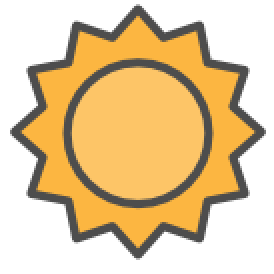
#> input picture img/sunny.png, 137 x 137 px (shown 2 times larger)
$ python weather.py
#> lines starting #> are read from the running program, lines starting #| are printed output that depends on the picture
from bs4 import BeautifulSoup
# pprint 는 딕셔너리의 데이터가 긴 경우에 좀 더 보기 편하게 도와준다.

# img 열기
from PIL import Image
sunnyImg = Image.open('img/sunny.png')
#> sunnyImg is the input picture: PIL image 137x137 RGBA; mean R, G, B, A 114, 88.5, 45.9, 140.9
cloudImg = Image.open('img/cloud.png')
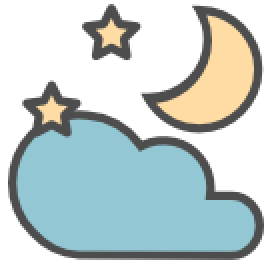
#> input picture img/cloud.png, 137 x 137 px (shown 2 times larger)
#> cloudImg is the input picture: PIL image 137x137 RGBA; mean R, G, B, A 76.6, 89.8, 89, 134.2
rainImg = Image.open('img/rain.png')
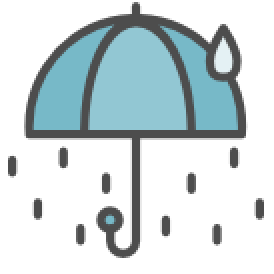
#> input picture img/rain.png, 137 x 137 px (shown 2 times larger)
#> rainImg is the input picture: PIL image 137x137 RGBA; mean R, G, B, A 41.4, 53.3, 56, 90.2
cloudRainImg = Image.open('img/cloudRain.png')
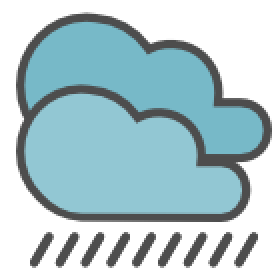
#> input picture img/cloudRain.png, 137 x 137 px (shown 2 times larger)
#> cloudRainImg is the input picture: PIL image 137x137 RGBA; mean R, G, B, A 72.5, 98, 103.8, 151.6
cloudSunnyImg = Image.open('img/cloudSunny.png')
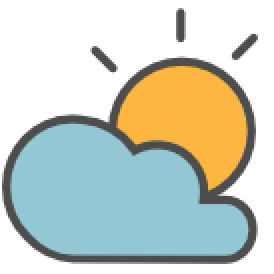
#> input picture img/cloudSunny.png, 137 x 137 px (shown 2 times larger)
#> cloudSunnyImg is the input picture: PIL image 137x137 RGBA; mean R, G, B, A 86.7, 93.6, 82.1, 139.3
snowImg = Image.open('img/snow.png')
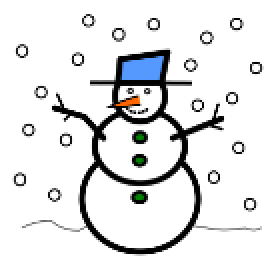
#> input picture img/snow.png, 137 x 137 px (shown 2 times larger)
#> snowImg is the input picture: PIL image 137x137 RGBA; mean R, G, B, A 42.4, 43.2, 43.9, 69.2
#> (the run stopped early here; a loop or call above may not have finished)
